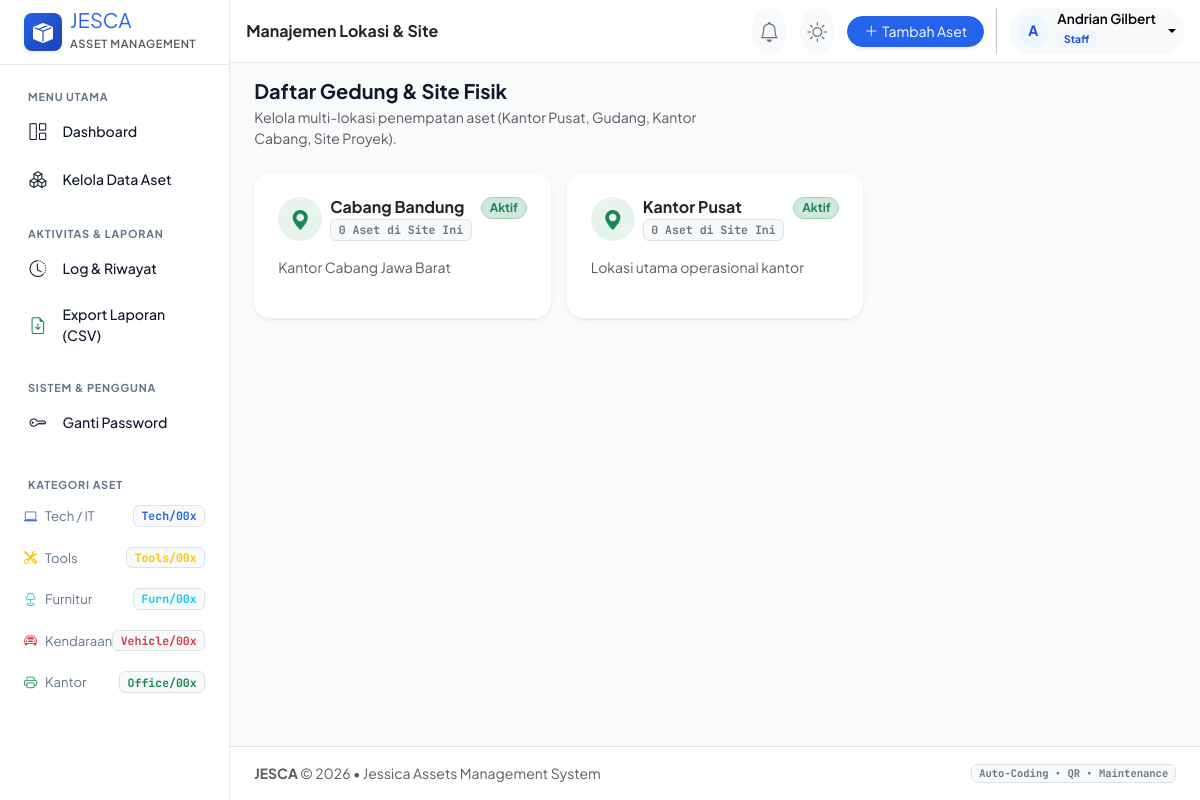
Screenshot of /sites (signed in) with the database file from the repository.
### app.py (models this page shows, shortened)
class User(UserMixin, db.Model):
    __tablename__ = 'users'
    id = db.Column(db.Integer, primary_key=True)
    username = db.Column(db.String(80), unique=True, nullable=False, index=True)
    password_hash = db.Column(db.String(255), nullable=False)
    full_name = db.Column(db.String(120), default='Administrator')
    role = db.Column(db.String(30), default='Admin')  # Admin, Staff, Auditor, Teknisi
    is_active = db.Column(db.Boolean, default=True)
    created_at = db.Column(db.DateTime, default=datetime.utcnow)
    force_password_change = db.Column(db.Boolean, default=False)
    api_key = db.Column(db.String(64), nullable=True, unique=True, index=True)
    last_login = db.Column(db.DateTime, nullable=True)
    failed_login_count = db.Column(db.Integer, default=0)
    locked_until = db.Column(db.DateTime, nullable=True)

class Site(db.Model):
    __tablename__ = 'sites'
    id = db.Column(db.Integer, primary_key=True)
    name = db.Column(db.String(100), unique=True, nullable=False)
    description = db.Column(db.String(255), nullable=True)
    is_active = db.Column(db.Boolean, default=True)
    created_at = db.Column(db.DateTime, default=datetime.utcnow)

### app.py (the view)
@app.route('/sites')
@login_required
@role_required('Admin', 'Staff')
def sites():
    site_list = Site.query.order_by(Site.name.asc()).all()
    return render_template('sites.html', sites=site_list)

### templates/sites.html (shortened to what this page needs)
{% extends "base.html" %}
{% block page_heading %}Manajemen Lokasi & Site{% endblock %}
{% block content %}
<div class="row g-3 align-items-center mb-4">
    <div class="col-md-6">
        <h5 class="fw-bold mb-1">Daftar Gedung & Site Fisik</h5>
        <p class="text-muted small mb-0">Kelola multi-lokasi penempatan aset (Kantor Pusat, Gudang, Kantor Cabang, Site Proyek).</p>
    </div>
</div>
<div class="row g-3">
    {% for s in sites %}
    <div class="col-md-6 col-lg-4">
        <div class="card border-0 shadow-sm rounded-4 h-100">
            <div class="card-body p-4 d-flex flex-column justify-content-between">
                <div>
                    <div class="d-flex align-items-start justify-content-between mb-3">
                        <div class="d-flex align-items-center gap-2">
                            <div class="bg-success bg-opacity-10 text-success rounded-circle p-2 d-flex align-items-center justify-content-center" style="width: 44px; height: 44px;">
                                <i class="bi bi-geo-alt-fill fs-5"></i>
                            </div>
                            <div>
                                <h6 class="fw-bold mb-0 text-dark">{{ s.name }}</h6>
                                <span class="badge bg-light text-secondary border font-monospace" style="font-size: 0.72rem;">
                                    {{ s.assets|length }} Aset di Site Ini
                                </span>
                            </div>
                        </div>
                        {% if s.is_active %}
                        <span class="badge bg-success-subtle text-success border border-success-subtle rounded-pill">Aktif</span>
                        {% else %}
                        <span class="badge bg-danger-subtle text-danger border border-danger-subtle rounded-pill">Nonaktif</span>
                        {% endif %}
                    </div>
                    <p class="text-muted small mb-3">
                        {{ s.description or 'Tidak ada keterangan tambahan.' }}
                    </p>
                </div>
            </div>
        </div>
    </div>
    {% endfor %}
</div>
{% endblock %}

### templates/base.html (shortened to what this page needs)
<!DOCTYPE html>
<html lang="id">
<head>
    <link href="https://cdn.jsdelivr.net/npm/bootstrap@5.3.3/dist/css/bootstrap.min.css" rel="stylesheet">
    <link href="https://cdn.jsdelivr.net/npm/bootstrap-icons@1.11.3/font/bootstrap-icons.min.css" rel="stylesheet">
    <link rel="stylesheet" href="{{ url_for('static', filename='css/style.css') }}">
</head>
<body>
    {% if current_user.is_authenticated %}
    <div class="d-flex" id="wrapper">
        <aside class="sidebar bg-white border-end" id="sidebar-wrapper">
            <div class="sidebar-heading px-4 py-3 border-bottom d-flex align-items-center justify-content-between">
                <a href="{{ url_for('dashboard') }}" class="d-flex align-items-center text-decoration-none text-dark gap-2">
                    <div class="brand-icon rounded-3 d-flex align-items-center justify-content-center text-white shadow-sm">
                        <i class="bi bi-box-seam-fill fs-5"></i>
                    </div>
                    <div>
                        <span class="fs-5 fw-extrabold tracking-tight text-primary d-block lh-1">JESCA</span>
                        <small class="text-muted fw-semibold" style="font-size: 0.7rem; letter-spacing: 0.6px;">ASSET MANAGEMENT</small>
                    </div>
                </a>
            </div>
            <div class="sidebar-menu p-3">
                <div class="menu-label">Menu Utama</div>
                <ul class="nav nav-pills flex-column gap-1 mb-3">
                    <li class="nav-item">
                        <a href="{{ url_for('dashboard') }}" class="nav-link {% if request.endpoint == 'dashboard' %}active{% endif %} d-flex align-items-center gap-3">
                            <i class="bi bi-grid-1x2"></i>
                            <span>Dashboard</span>
                        </a>
                    </li>
                    <li class="nav-item">
                        <a href="{{ url_for('assets') }}" class="nav-link {% if request.endpoint == 'assets' %}active{% endif %} d-flex align-items-center gap-3">
                            <i class="bi bi-boxes"></i>
                            <span>Kelola Data Aset</span>
                        </a>
                    </li>
                </ul>
                <div class="menu-label">Aktivitas & Laporan</div>
                <ul class="nav nav-pills flex-column gap-1 mb-3">
                    <li class="nav-item">
                        <a href="{{ url_for('history') }}" class="nav-link {% if request.endpoint == 'history' %}active{% endif %} d-flex align-items-center gap-3">
                            <i class="bi bi-clock-history"></i>
                            <span>Log & Riwayat</span>
                        </a>
                    </li>
                    <li class="nav-item">
                        <a href="{{ url_for('export_assets_csv') }}" class="nav-link d-flex align-items-center gap-3">
                            <i class="bi bi-file-earmark-arrow-down text-success"></i>
                            <span>Export Laporan (CSV)</span>
                        </a>
                    </li>
                </ul>
                <div class="menu-label">Sistem & Pengguna</div>
                <ul class="nav nav-pills flex-column gap-1 mb-4">
                    <li class="nav-item">
                        <a href="#" class="nav-link d-flex align-items-center gap-3" data-bs-toggle="modal" data-bs-target="#changePasswordModal">
                            <i class="bi bi-key"></i>
                            <span>Ganti Password</span>
                        </a>
                    </li>
                </ul>
                <div class="menu-label">Kategori Aset</div>
                <div class="d-flex flex-column gap-1">
                    <a href="{{ url_for('assets', category='Tech') }}" class="category-pill d-flex align-items-center justify-content-between p-2 rounded-2 text-decoration-none">
                        <span class="d-flex align-items-center gap-2"><i class="bi bi-laptop text-primary"></i> Tech / IT</span>
                        <span class="badge bg-light text-primary border font-monospace" style="font-size: 0.72rem;">Tech/00x</span>
                    </a>
                    <a href="{{ url_for('assets', category='Tools') }}" class="category-pill d-flex align-items-center justify-content-between p-2 rounded-2 text-decoration-none">
                        <span class="d-flex align-items-center gap-2"><i class="bi bi-tools text-warning"></i> Tools</span>
                        <span class="badge bg-light text-warning border font-monospace" style="font-size: 0.72rem;">Tools/00x</span>
                    </a>
                    <a href="{{ url_for('assets', category='Furniture') }}" class="category-pill d-flex align-items-center justify-content-between p-2 rounded-2 text-decoration-none">
                        <span class="d-flex align-items-center gap-2"><i class="bi bi-lamp text-info"></i> Furnitur</span>
                        <span class="badge bg-light text-info border font-monospace" style="font-size: 0.72rem;">Furn/00x</span>
                    </a>
                    <a href="{{ url_for('assets', category='Vehicle') }}" class="category-pill d-flex align-items-center justify-content-between p-2 rounded-2 text-decoration-none">
                        <span class="d-flex align-items-center gap-2"><i class="bi bi-car-front text-danger"></i> Kendaraan</span>
                        <span class="badge bg-light text-danger border font-monospace" style="font-size: 0.72rem;">Vehicle/00x</span>
                    </a>
                    <a href="{{ url_for('assets', category='Office') }}" class="category-pill d-flex align-items-center justify-content-between p-2 rounded-2 text-decoration-none">
                        <span class="d-flex align-items-center gap-2"><i class="bi bi-printer text-success"></i> Kantor</span>
                        <span class="badge bg-light text-success border font-monospace" style="font-size: 0.72rem;">Office/00x</span>
                    </a>
                </div>
            </div>
        </aside>
        <div id="page-content-wrapper" class="w-100 d-flex flex-column min-vh-100">
            <nav class="navbar navbar-expand-lg bg-white border-bottom sticky-top px-3 py-2">
                <div class="container-fluid px-0">
                    <div class="d-flex align-items-center gap-2">
                        <span class="fw-bold fs-6 text-dark">{% block page_heading %}JESCA{% endblock %}</span>
                    </div>
                    <div class="d-flex align-items-center gap-2 ms-auto">
                        <div class="dropdown me-1">
                            <button class="btn btn-light position-relative border-0 rounded-circle p-2 shadow-none" type="button" data-bs-toggle="dropdown" aria-expanded="false" title="Pemberitahuan Maintenance">
                                <i class="bi bi-bell fs-5 text-secondary"></i>
                            </button>
                        </div>
                        <div class="dropdown me-1">
                            <button class="btn btn-light border-0 rounded-circle p-2 shadow-none" type="button" data-bs-toggle="dropdown" aria-expanded="false" title="Ganti Tema Tampilan" id="themeToggleBtn">
                                <i class="bi bi-palette fs-5 text-secondary" id="themeIcon"></i>
                            </button>
                        </div>
                        <a href="{{ url_for('assets') }}" class="btn btn-primary btn-sm rounded-pill px-3 py-1 d-flex align-items-center gap-1 shadow-sm">
                            <i class="bi bi-plus-lg"></i>
                            <span class="d-none d-sm-inline">Tambah Aset</span>
                        </a>
                        <div class="dropdown">
                            <button class="btn btn-light border-0 d-flex align-items-center gap-2 py-1 px-2 rounded-pill dropdown-toggle shadow-none" type="button" data-bs-toggle="dropdown" aria-expanded="false">
                                <div class="avatar-circle bg-primary-subtle text-primary fw-bold">
                                    {{ current_user.username[0]|upper }}
                                </div>
                                <div class="text-start d-none d-md-block">
                                    <div class="fw-semibold lh-1" style="font-size: 0.85rem;">{{ current_user.full_name }}</div>
                                    <span class="badge bg-primary-subtle text-primary" style="font-size: 0.65rem;">{{ current_user.role }}</span>
                                </div>
                            </button>
                        </div>
                    </div>
                </div>
            </nav>
            <div class="container-fluid px-3 px-md-4 pt-3">
            </div>
            <main class="flex-grow-1 container-fluid px-3 px-md-4 pb-4">
                {% block content %}{% endblock %}
            </main>
            <footer class="bg-white border-top py-3 px-4 text-center text-muted small">
                <div class="d-flex flex-column flex-sm-row justify-content-between align-items-center gap-2">
                    <div>
                        <strong>JESCA</strong> &copy; 2026 &bull; Jessica Assets Management System
                    </div>
                    <div class="d-flex align-items-center gap-2">
                        <span class="badge bg-light text-secondary border font-monospace">Auto-Coding &bull; QR &bull; Maintenance</span>
                    </div>
                </div>
            </footer>
        </div>
    </div>
    {% else %}
        <main class="min-vh-100 d-flex flex-column justify-content-center py-4 bg-light">
            {% block auth_content %}{% endblock %}
        </main>
    {% endif %}
</body>
</html>

### rows the page displays
User: username "A", full_name "Andrian Gilbert", role "Staff"
Site: name "Cabang Bandung", assets|length "0", is_active "Aktif", description "Kantor Cabang Jawa Barat"
Site: name "Kantor Pusat", assets|length "0", is_active "Aktif", description "Lokasi utama operasional kantor"
